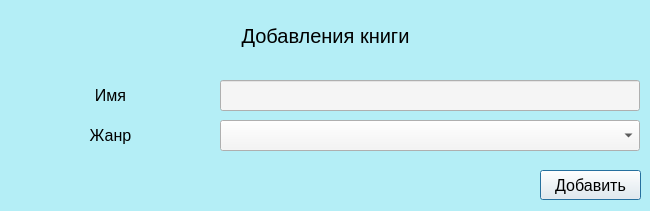
<?xml version="1.0" encoding="UTF-8"?>
<ui version="4.0">
 <class>Dialog</class>
 <widget class="QDialog" name="Dialog">
  <property name="geometry">
   <rect>
    <x>0</x>
    <y>0</y>
    <width>650</width>
    <height>211</height>
   </rect>
  </property>
  <property name="windowTitle">
   <string>Dialog</string>
  </property>
  <property name="styleSheet">
   <string notr="true">background-color: rgb(180, 238, 246)</string>
  </property>
  <widget class="QLabel" name="label_2">
   <property name="geometry">
    <rect>
     <x>10</x>
     <y>10</y>
     <width>631</width>
     <height>51</height>
    </rect>
   </property>
   <property name="font">
    <font>
     <pointsize>-1</pointsize>
     <weight>50</weight>
     <italic>false</italic>
     <bold>false</bold>
    </font>
   </property>
   <property name="styleSheet">
    <string notr="true">color: rgb(0, 0, 0);
font-size: 20px;
font: &quot;Arial Black&quot;;</string>
   </property>
   <property name="text">
    <string>Добавления книги</string>
   </property>
   <property name="alignment">
    <set>Qt::AlignCenter</set>
   </property>
  </widget>
  <widget class="QLabel" name="label_4">
   <property name="geometry">
    <rect>
     <x>10</x>
     <y>80</y>
     <width>201</width>
     <height>31</height>
    </rect>
   </property>
   <property name="font">
    <font>
     <pointsize>-1</pointsize>
     <weight>50</weight>
     <italic>false</italic>
     <bold>false</bold>
    </font>
   </property>
   <property name="styleSheet">
    <string notr="true">color: rgb(0, 0, 0);
font-size: 16px;
font: &quot;Arial Black&quot;;</string>
   </property>
   <property name="text">
    <string>Имя</string>
   </property>
   <property name="alignment">
    <set>Qt::AlignCenter</set>
   </property>
  </widget>
  <widget class="QLineEdit" name="name">
   <property name="geometry">
    <rect>
     <x>220</x>
     <y>80</y>
     <width>420</width>
     <height>31</height>
    </rect>
   </property>
   <property name="font">
    <font>
     <pointsize>-1</pointsize>
     <weight>50</weight>
     <italic>false</italic>
     <bold>false</bold>
    </font>
   </property>
   <property name="styleSheet">
    <string notr="true">font-size: 16px;
font: &quot;Yu Gothic UI Semibold&quot;;
background-color: rgb(245, 245, 245)</string>
   </property>
   <property name="text">
    <string/>
   </property>
  </widget>
  <widget class="QPushButton" name="Add">
   <property name="geometry">
    <rect>
     <x>540</x>
     <y>170</y>
     <width>101</width>
     <height>30</height>
    </rect>
   </property>
   <property name="font">
    <font>
     <pointsize>-1</pointsize>
     <weight>50</weight>
     <italic>false</italic>
     <bold>false</bold>
    </font>
   </property>
   <property name="styleSheet">
    <string notr="true">font-size: 16px;
font: &quot;Yu Gothic UI Semibold&quot;;
background-color: rgb(245, 245, 245)</string>
   </property>
   <property name="text">
    <string>Добавить</string>
   </property>
  </widget>
  <widget class="QLabel" name="error">
   <property name="geometry">
    <rect>
     <x>10</x>
     <y>170</y>
     <width>521</width>
     <height>31</height>
    </rect>
   </property>
   <property name="styleSheet">
    <string notr="true">color: red;
font-size: 16px;
font: 16pt &quot;Franklin Gothic Demi&quot;;</string>
   </property>
   <property name="text">
    <string/>
   </property>
   <property name="alignment">
    <set>Qt::AlignCenter</set>
   </property>
  </widget>
  <widget class="QLabel" name="label_8">
   <property name="geometry">
    <rect>
     <x>10</x>
     <y>120</y>
     <width>201</width>
     <height>31</height>
    </rect>
   </property>
   <property name="font">
    <font>
     <pointsize>-1</pointsize>
     <weight>50</weight>
     <italic>false</italic>
     <bold>false</bold>
    </font>
   </property>
   <property name="styleSheet">
    <string notr="true">color: rgb(0, 0, 0);
font-size: 16px;
font: &quot;Arial Black&quot;;</string>
   </property>
   <property name="text">
    <string>Жанр</string>
   </property>
   <property name="alignment">
    <set>Qt::AlignCenter</set>
   </property>
  </widget>
  <widget class="QComboBox" name="exemption">
   <property name="geometry">
    <rect>
     <x>220</x>
     <y>120</y>
     <width>420</width>
     <height>31</height>
    </rect>
   </property>
   <property name="font">
    <font>
     <pointsize>-1</pointsize>
     <weight>50</weight>
     <italic>false</italic>
     <bold>false</bold>
    </font>
   </property>
   <property name="styleSheet">
    <string notr="true">font-size: 16px;
font: &quot;Yu Gothic UI Semibold&quot;;
background-color: rgb(245, 245, 245)</string>
   </property>
  </widget>
 </widget>
 <resources/>
 <connections/>
</ui>
